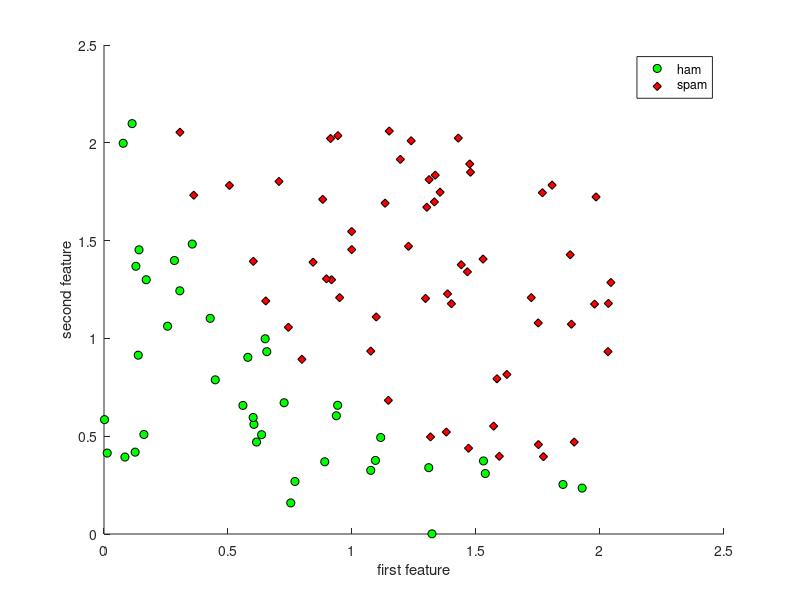

MATLAB code for this plot: (Note: this script raises an error after producing the figure.)
clear all; close all;
%% Exercise 2
%% Question #1
%% part a
emails = load('emaildata1.mat');
figure(1);
scat = gscatter(emails.X(:,1),emails.X(:,2),emails.y,'kk','od');
set(scat(1), 'MarkerFaceColor', 'g')
set(scat(2), 'MarkerFaceColor', 'r')
xlabel('first feature')
ylabel('second feature')
legend('ham','spam')
%% part b
X = [ones(length(emails.X),1) emails.X];
y = emails.y;
[m,n] = size(X);
theta = zeros(n,1);
num_iters = 1000;
alpha = 0.05;
[theta,J] = gd(X,y,theta,alpha,num_iters);
hold on
line([min(X(:,2)),max(X(:,2))],...
    [(-theta(1)-theta(2)* min(X(:,2)))/theta(3),...
    (-theta(1)-theta(2)* max(X(:,2)))/theta(3)],...
    'LineWidth', 5, 'Color', 'b')
grid

figure(2), plot(1:num_iters,J), grid
